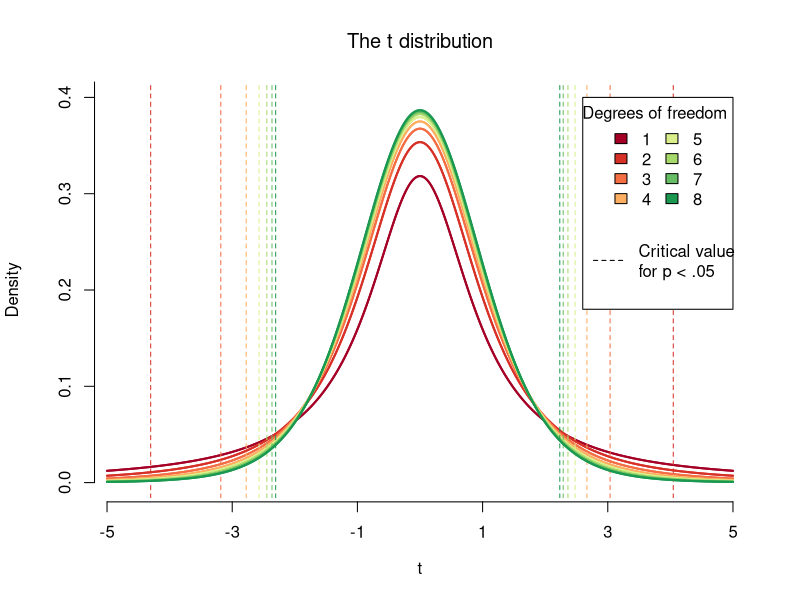

Write the R code that produced this figure.
plot(5,5,type="n",xlim=c(-5, 5),ylim=c(0,0.4), xlab = "t",
     ylab = "Density", bty="l", axes = F,
     main = expression(paste("The t distribution")))
axis(1, at = seq(-5, 5, by = 2), pos = -0.02)
axis(2, at = seq(0:0.4, by = 0.1), pos = -5.2)
line_x <- seq(-5, 5, length=1000)
colour <- c("#A50026", "#D73027", "#F46D43", "#FDAE61",
            "#D9EF8B", "#A6D96A", "#66BD63", "#1A9850")
for (i in 1:8) {
  line_y <- dt(line_x, i)
  lines(line_x, line_y, lw = 2, col = colour[i])
  abline(v = qt(.972, i),  lty = 2, lw = 1, col = colour[i])
  line_y <- dt(line_x, i)
  lines(line_x, line_y, lw = 2, col = colour[i])
  abline(v = qt(.025, i),  lty = 2, lw = 1, col = colour[i])
}
rect(2.6,.18,5,.4, col="white")
legend(x="topright", inset=.04, legend = c(1:8), fill = colour,
       title = "Degrees of freedom", ncol=2, bty="n")
legend(x=2.7, y = .265, legend = "Critical value\nfor p < .05", pch = -1, lty = 2,
       lw = 1, bty="n")
rm(colour, i, line_x, line_y)
